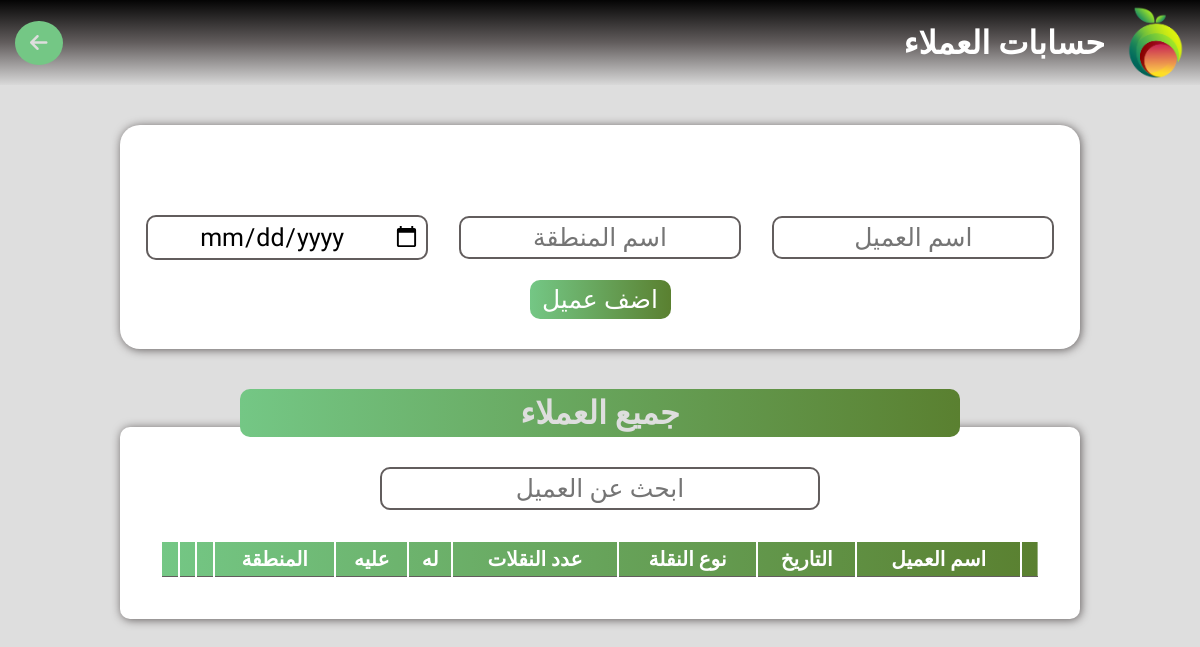
Page /suppliersaccounts (signed in) on the earlier database version.
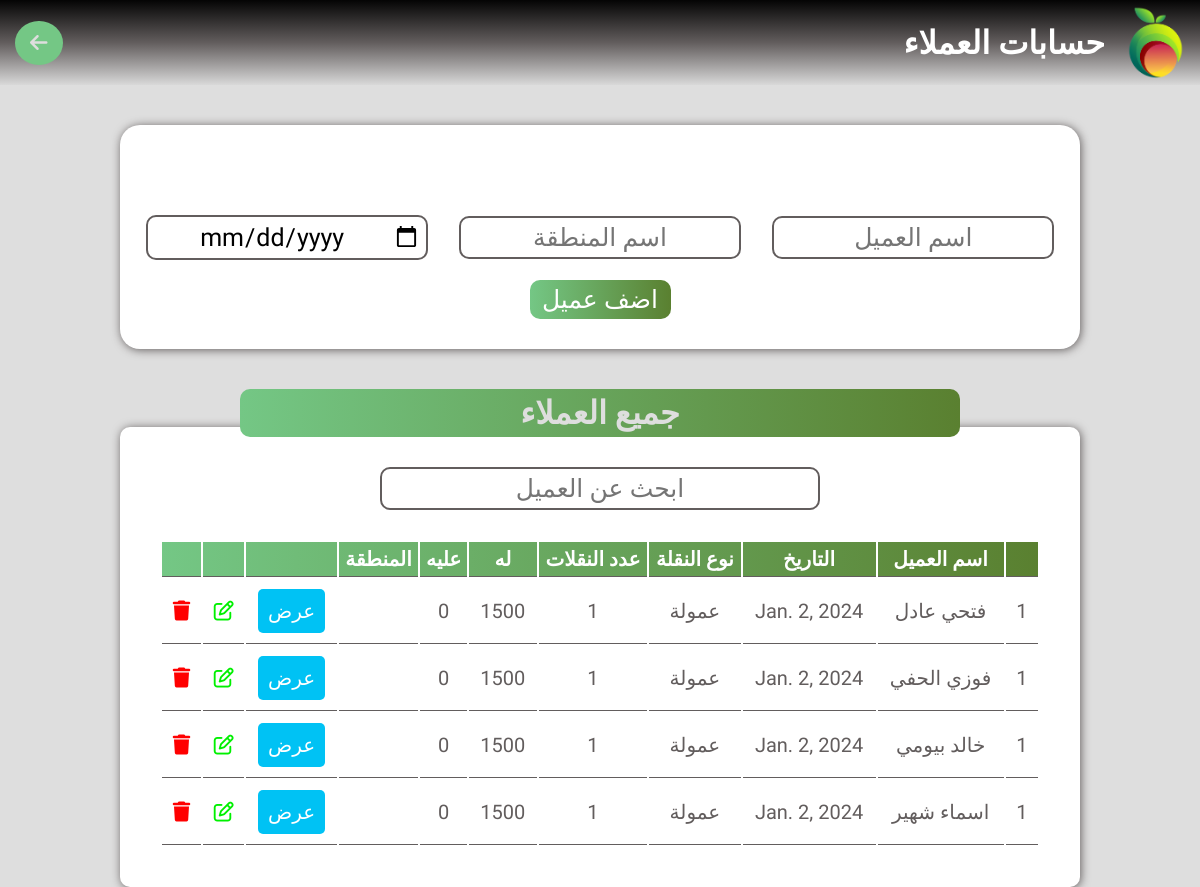
Same page on the later database version.
### user/models.py (models this page shows, shortened)
class Supplier(models.Model):
    name = models.CharField(max_length=30)
    place = models.CharField(max_length=70)
    date_created = models.DateField(default=timezone.now().date())

### user/views.py (the view, shortened to what this page needs)
# urls.py: path('suppliersaccounts',views.suppliersaccounts, name='suppliersaccounts' ),
@login_required(login_url="login")
def suppliersaccounts(request):
    sup = Supplier.objects.all
    context = {
        'sup': sup
    }
    return render(request, 'suppliersaccounts.html', context)

### templates/suppliersaccounts.html (shortened to what this page needs)
{% load static %}
<!DOCTYPE html>
<html lang="en">
<head>
    <link rel="stylesheet" href="https://cdnjs.cloudflare.com/ajax/libs/font-awesome/6.5.1/css/all.min.css" />
    <link rel="stylesheet" href="{% static "css/main.css" %}">
</head>
<body>
    <header>
        <div class="main">
            <img src="{% static "images/logo.png" %}" alt="">
            <h1>حسابات العملاء</h1>
        </div>
        <a href="home.html"><i class="fa-solid fa-arrow-left"></i></a>
    </header>
    <div class="todayscar">
        <form method ="POST"  class="addcar" action="{% url "suppliersaccounts" %}">
            <ul class="messages">
            </ul>
            <div>
                <input name ="name" type="text" placeholder="اسم العميل">
                <input name = 'place' type="text" placeholder="اسم المنطقة">
                <input name = 'date' type="date" placeholder="المنظقة">
            </div>
            <button class="addbtn">اضف عميل</button>
        </form>
        <div class="title">
            <h1>جميع العملاء</h1>
        </div>
        <div class="table">
            <input id="searchbar" type="text" placeholder="ابحث عن العميل">
            <table>
                <thead>
                    <tr>
                        <th></th>
                        <th>اسم العميل</th>
                        <th>التاريخ</th>
                        <th>نوع النقلة</th>
                        <th>عدد النقلات</th>
                        <th>له</th>
                        <th>عليه</th>
                        <th>المنطقة</th>
                        <th></th>
                        <th></th>
                        <th></th>
                    </tr>
                </thead>
                <tbody id="tablebody">
                    {% for sup in sup  %}
                    <tr>
                        <td>1</td>
                        <td>{{sup.name}}</td>
                        <td>{{sup.date_created}}</td>
                        <td>عمولة</td>
                        <td>1</td>
                        <td>1500</td>
                        <td>0</td>
                        <td>{{sup.place}}</td>
                        <td><button class="type" id="show">عرض</button></td>
                        <td><button id="editsupplier" class="btn" style="color: #00F000;"><i class="fa-regular fa-pen-to-square"></i></button></td>
                        <td><button id="deletecar" class="btn"  style="color: #FF0000;" ><i class="fa-solid fa-trash"></i></button></td>
                    </tr>
                    {% endfor %}
                </tbody>
            </table>
        </div>
    </div>
</body>
</html>

### _project/static/css/main.css (style rules this page uses)
* { padding: 0; margin: 0; box-sizing: border-box; font-family: 'Tajawal', sans-serif; }
body { min-height: 100vh; display: flex; align-items: center; flex-direction: column; background-color:#dedede; }
header { display: flex; justify-content: space-between; align-items: center; direction: rtl; flex-direction: row; width: 100%; padding: 5px 15px; background:linear-gradient(#040404,#625D5D,#D9D9D9) ; }
header a { text-decoration: none; color: #dedede; background-color: #74C785; padding: 10px 15px; font-size: 20px; border-radius: 50%; transition: 0.5s ease; }
header div { display: flex; align-items: center; gap: 20px; color: #fff; }
header img { width: 60px; }
.addnewcar,.todayscar { width: 100%; height: 100vh; display: flex; align-items:center; flex-direction: column; }
.addcar { direction: rtl; width: 80%; margin: 40px; padding: 30px 10px; display: flex; align-items: center; justify-content: space-around; flex-direction: column; gap: 20px; background-color: #fff; border-radius: 20px; box-shadow: 1px 1px 10px #625D5D; }
.addcar div { justify-content: space-around; width: 100%; display: flex; align-items: center; }
.addcar input { width: 30%; text-align: center; font-size: 25px; padding: 5px; border-radius: 10px; outline: none; border: 2px solid #625D5D; }
.addcar button { width: 15%; font-size: 25px; padding: 5px; color: #fff; background:linear-gradient(270deg,#5A8030,#74C785); border: none; border-radius: 10px; transition: 0.5s ease; cursor: pointer; }
.title { width: 60%; text-align: center; background: linear-gradient(270deg,#5A8030,#74C785); padding: 5px; border-radius: 10px; color: #dedede; z-index: 100; }
.table { margin: -10px; width: 80%; display: flex; justify-content: center; align-items: center; flex-direction: column; direction: rtl; background-color: #fff; padding: 40px; border-radius: 10px; box-shadow: 1px 1px 10px #625D5D; }
.table input { width: 50%; text-align: center; font-size: 25px; padding: 5px; outline: none; border-radius: 10px; border: 2px solid #625D5D; margin-bottom: 30px; }
.table table { width: 100%; text-align: center; }
.table table th { font-size: 20px; padding: 5px; border-bottom: 1px solid #625D5D; }
.table table td { font-size: 20px; border-bottom: 1px solid #625D5D; padding: 10px; color: #625D5D; }
.table table td .btn { border: none; background-color: transparent; font-size: 20px; }
.table table td .type { background-color: rgb(72, 72, 255); border: none; padding: 10px; font-size: 20px; color: #fff; border-radius: 5px; cursor: pointer; transition: 0.5s ease-in; }
.todayscar .table table thead,.window table thead,.bigcon table thead { background: linear-gradient(270deg,#5A8030,#74C785); }
.todayscar .table table th,.window table th { font-size: 20px; color: #fff; padding: 5px; border-bottom: 1px solid #625D5D; }
.table table td,.window table td { font-size: 20px; border-bottom: 1px solid #625D5D; padding: 10px; color: #625D5D; }
.table table td .btn,.window table td .btn { border: none; background-color: transparent; font-size: 20px; cursor: pointer; }
.table table td .type,.sellingbtn { border: none; padding: 10px; font-size: 20px; color: #fff; border-radius: 5px; cursor: pointer; transition: 0.5s ease-in; background-color:#00C2F4; }
.messages { list-style-type: none; padding: 10px; margin: 10px 0; }

Differences in the rows shown:
added Supplier: name "فتحي عادل", date_created "Jan. 2, 2024"
added Supplier: name "فوزي الحفي", date_created "Jan. 2, 2024"
added Supplier: name "خالد بيومي", date_created "Jan. 2, 2024"
added Supplier: name "اسماء شهير", date_created "Jan. 2, 2024"
